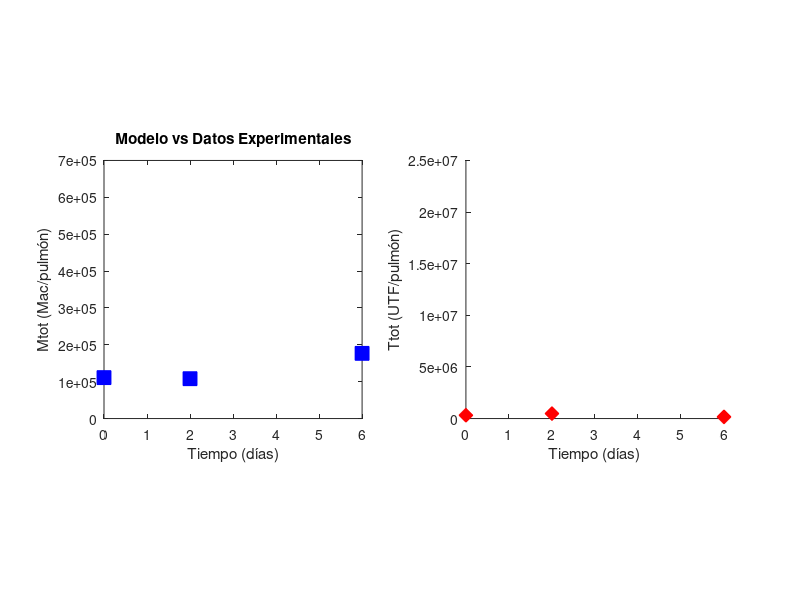

MATLAB code to generate this figure: (Note: this script raises an error after producing the figure.)
%% Parameter values

% Optimized:
k2=3.14e-10; % fagocitosis
k4=255.0102; %muerte de Tf por Mf
k5=816.8206; % apoptosis
k6=1080728; % reclutamiento de M por Mf
k9=6.7929e-11; % muerte de M por T
k10=0.01; % muerte de Mf por T
k13=3.8989e-05; % necrosis
k14=50.822; % muerte de Mf por Tf
k17=5.6957; %capacidad de interior de Mf vertido en la MEC de inducir fagocitosis

% Fixed
k1=0.0019; % muerte natural de M
k3=0.0019; % muerte natural de Mf
k8=0.3423; % tasa de crecimiento de T
k12=0.3423; % tasa de crecimiento de Tf
k15=2.4e+07; % capacidad de carga de T y de Tf
k16=7; %numero promedio de Tf fagocitada por Mf

%% Experimental data
time_E=[ 1, 3 , 7]-1; % in days
%time_E=[ 1, 3 , 7, 14, 21, 28, 60, 70]-1

%Mtot_exp=[111038.96,108116.88, 176785.71, 43831.16, 251298.7, 625324.67, NaN, 471915.58]; % cel/pulmón NaN
%Ttot_exp=[320855.61,481283.42, 160427.8, 14438502.67, 19893048.12, 16844919.78, 2.4e7, NaN]; % UFC/pulmón

Mtot_exp=[111038.96,108116.88, 176785.71]; % cel/pulmón
Ttot_exp=[320855.61,481283.42, 160427.8]; % UFC/pulmón
%% Plot the data
figure(3)
hold on
subplot(1,2,1)
plot(time_E, Mtot_exp,'s','MarkerSize', 10, 'MarkerFaceColor', 'b', 'MarkerEdgeColor', 'b')
%hold on 
%plot(time_ET, log(Mtot_expT),'s','MarkerSize', 10, 'MarkerEdgeColor', 'b')
ylim([0,7e5])
ylabel('Mtot (Mac/pulmón)')
xlabel('Tiempo (días)')
axis square
title('Modelo vs Datos Experimentales')

subplot(1,2,2)
hold on
plot(time_E, Ttot_exp,'d', 'MarkerSize',10, 'MarkerFaceColor','r','MarkerEdgeColor', 'r') 
%hold on
%plot(time_ET, Ttot_expT,'d','MarkerSize', 10, 'MarkerEdgeColor', 'r')
ylim([0,2.5e7])
ylabel('Ttot (UTF/pulmón)')
xlabel('Tiempo (días)')
axis square

%% integration interval
tspan = [0 time_E(end)]; %integration interval

%% initial conditions: experimental data
%read the initial conditions from the data
y01=Mtot_exp(1);%Macrofago 
y02=0;%Macrofago que fagocito
y03=Ttot_exp(1);%Tuberculosis libre
y04=0;%Tuberculosis fagocitada

y0=[y01 y02 y03 y04];

%% Call the ODE solver
[t,y] = ode15s(@(t,y)Tuberculosis_ODEs(t,y, k1, k2, k3, k4, k5, k6, k8, k9, k10, k12, k13, k14, k15, k16, k17),tspan,y0);

M_tot=y(:,1)+y(:,2);
T_tot=y(:,3)+y(:,4);

%%
subplot(1,2,1)
hold on
plot(t, M_tot,  'b', 'LineWidth',2);
%hold on
%plot(tT, log(M_totT),  '--b', 'LineWidth',2);
%title(['Parameters:' 'k_4=' num2str(k4) ', k_5=' num2str(k5)]);

subplot(1,2,2)
hold on
plot(t, T_tot,  'r', 'LineWidth',2);
%hold on
%plot(tT, T_totT,  '--r', 'LineWidth',2);
%title([  ', k_6=' num2str(k6) ', k_9=' num2str(k9)...
%  ', k_1_0=' num2str(k10) ', k_1_3=' num2str(k13) ', k_1_4=' num2str(k14)]);

%%


figure(2)
subplot(2,2,1)
hold on
plot(t, y(:,1),  'b', 'LineWidth',2);
%hold on
%plot(tT, yT(:,1),  '--b', 'LineWidth',2);
xlabel('Dias')
ylabel('M')

subplot(2,2,2)
hold on
plot(t, y(:,2), 'c', 'LineWidth',2);
%hold on
%plot(tT, yT(:,2), '--c', 'LineWidth',2);
xlabel('Dias')
ylabel('Mf')

subplot(2,2,3)
hold on
plot(t, y(:,3),  'r', 'LineWidth',2);
%hold on
%plot(tT, yT(:,3),  '--r', 'LineWidth',2);
xlabel('Dias')
ylabel('T')

subplot(2,2,4)
hold on
plot(t, y(:,4),  'm', 'LineWidth',2);
%hold on
%plot(tT, yT(:,4),  '--m', 'LineWidth',2);
xlabel('Dias')
ylabel('Tf')